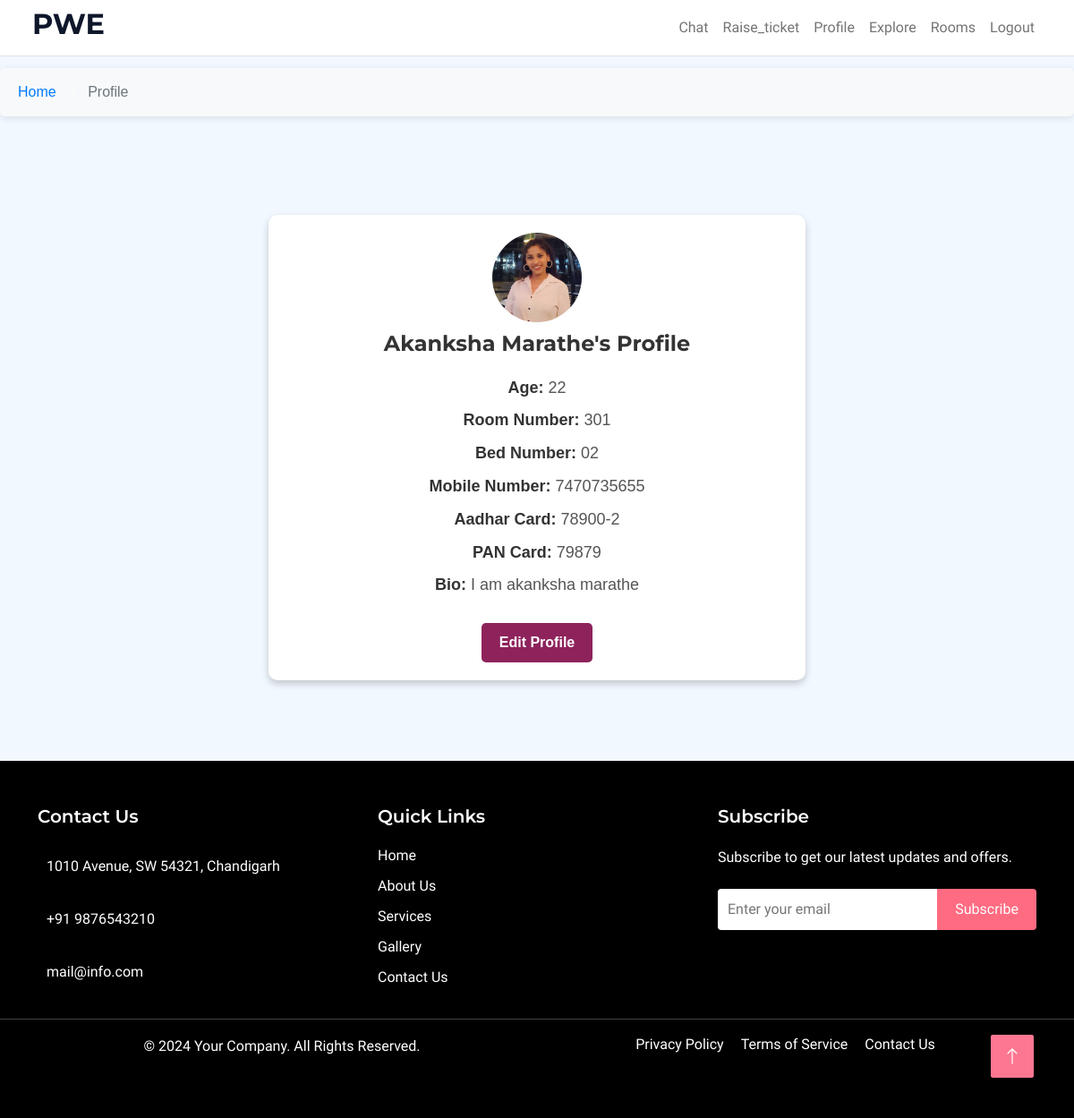
The app's page /User_Profile/ (signed in) with its own data.
### User_Management/models.py (models this page shows, shortened)
class UserProfile(models.Model):
    user = models.OneToOneField(User, on_delete=models.CASCADE, related_name='userprofile')  # Link to the built-in User model
    full_name = models.CharField(max_length=100)  # User's full name
    age = models.IntegerField(null=True, blank=True)  # User's age, can be null or blank
    room_number = models.CharField(max_length=10)  # Room number where the user resides
    bed_number = models.CharField(max_length=10)  # Bed number assigned to the user in the room
    mobile_number = models.CharField(max_length=15)  # User's mobile number
    image = models.ImageField(upload_to='profile_pics/', default='default.jpg')  # Profile picture with a default image
    aadhar_card = models.CharField(max_length=12, null=True, blank=True)  # User's Aadhar card number, can be null or blank
    pan_card = models.CharField(max_length=10, null=True, blank=True)  # User's PAN card number, can be null or blank
    bio = models.TextField()  # A brief biography or description about the user

### User_Management/views.py (the view, shortened to what this page needs)
# urls.py: path('', user_profile, name='user_profile'),  # Route for the user profile page
@login_required  # Ensure the user is logged in to access this view
def user_profile(request):
    try:
        profile = request.user.userprofile  # Attempt to retrieve the user's profile using the related_name
    except UserProfile.DoesNotExist:
        profile = UserProfile.objects.create(user=request.user)  # Create a new profile if it doesn't exist
    return render(request, 'user_profile.html', {'profile': profile})  # Render the profile page

### User_Management/templates/user_profile.html (shortened to what this page needs)
{% extends 'base1.html' %}
{% block breadcrumb %}
    <li class="breadcrumb-item"><a href="{% url 'User_post_list' %}">Home</a></li>
    <li class="breadcrumb-item active" aria-current="page">Profile</li>
{% endblock %}
{% block content %}
<div class="profile-container-wrapper">
    <div class="profile-container">
        {% if not request.GET.edit %}
        <div class="profile-header">
            <img src="{{ profile.image.url }}" alt="Profile Picture">
            <h2>{{ profile.full_name }}'s Profile</h2>
        </div>
        <div class="profile-details">
            <p><strong>Age:</strong> {{ profile.age }}</p>
            <p><strong>Room Number:</strong> {{ profile.room_number }}</p>
            <p><strong>Bed Number:</strong> {{ profile.bed_number }}</p>
            <p><strong>Mobile Number:</strong> {{ profile.mobile_number }}</p>
            <p><strong>Aadhar Card:</strong> {{ profile.aadhar_card }}</p>
            <p><strong>PAN Card:</strong> {{ profile.pan_card }}</p>
            <p><strong>Bio:</strong> {{ profile.bio }}</p>
        </div>
        <a href="?edit=true" class="edit-button">Edit Profile</a>
        {% endif %}
    </div>
</div>
{% endblock %}

### base/static/user_static/css/style1.css (style rules this page uses)
:root { --primary:#FD7792; --light: #F1F8FF; --dark: #0F172B; }
body { padding-top: 56px; }
.breadcrumb-item + .breadcrumb-item::before { color: var(--light); }

### base/templates/base1.html (style rules this page uses)
.breadcrumb-item { font-size: 16px; font-weight: 500; margin-right: 15px; }
.breadcrumb-item a { color: #007bff; text-decoration: none; }
.breadcrumb-item.active { color: #6c757d; }

### User_Management/templates/user_profile.html (style rules this page uses)
.profile-container-wrapper { display: flex; justify-content: center; align-items: center; min-height: calc(100vh - 100px); }
.profile-container { max-width: 600px; width: 90%; background-color: #fff; border-radius: 10px; box-shadow: 0 4px 8px rgba(0, 0, 0, 0.2); padding: 20px; text-align: center; font-family: Arial, sans-serif; }
.profile-header img { width: 100px; height: 100px; border-radius: 50%; object-fit: cover; margin-bottom: 10px; }
.profile-header h2 { font-size: 24px; color: #333; margin-bottom: 20px; }
.profile-details p { font-size: 18px; color: #555; margin: 8px 0; line-height: 1.6; }
.profile-details strong { color: #333; }
.edit-button { display: inline-block; margin-top: 20px; padding: 10px 20px; background-color: #8e235c; color: #fff; text-decoration: none; border-radius: 5px; font-weight: bold; transition: background-color 0.3s; }

### records on screen
UserProfile: image (picture), full_name "Akanksha Marathe", age "22", room_number "301", bed_number "02", mobile_number "7470735655", aadhar_card "78900-2", pan_card "79879", bio "I am akanksha marathe"
